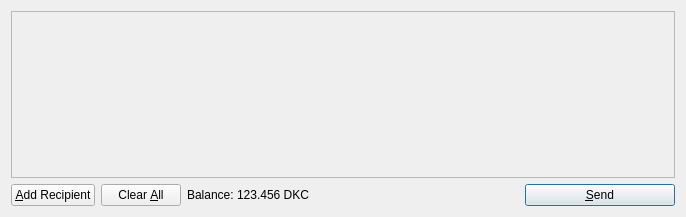
<?xml version="1.0" encoding="UTF-8"?>
<ui version="4.0">
 <class>SendCoinsDialog</class>
 <widget class="QDialog" name="SendCoinsDialog">
  <property name="geometry">
   <rect>
    <x>0</x>
    <y>0</y>
    <width>686</width>
    <height>217</height>
   </rect>
  </property>
  <property name="windowTitle">
   <string>Send Coins</string>
  </property>
  <layout class="QVBoxLayout" name="verticalLayout">
   <item>
    <widget class="QScrollArea" name="scrollArea">
     <property name="widgetResizable">
      <bool>true</bool>
     </property>
     <widget class="QWidget" name="scrollAreaWidgetContents">
      <property name="geometry">
       <rect>
        <x>0</x>
        <y>0</y>
        <width>666</width>
        <height>165</height>
       </rect>
      </property>
      <layout class="QVBoxLayout" name="verticalLayout_2">
       <property name="margin">
        <number>0</number>
       </property>
       <item>
        <layout class="QVBoxLayout" name="entries">
         <property name="spacing">
          <number>6</number>
         </property>
        </layout>
       </item>
       <item>
        <spacer name="verticalSpacer">
         <property name="orientation">
          <enum>Qt::Vertical</enum>
         </property>
         <property name="sizeHint" stdset="0">
          <size>
           <width>20</width>
           <height>40</height>
          </size>
         </property>
        </spacer>
       </item>
      </layout>
     </widget>
    </widget>
   </item>
   <item>
    <layout class="QHBoxLayout" name="horizontalLayout">
     <item>
      <widget class="QPushButton" name="addButton">
       <property name="toolTip">
        <string>Send to multiple recipients at once</string>
       </property>
       <property name="text">
        <string>&amp;Add Recipient</string>
       </property>
       <property name="icon">
        <iconset resource="../bitcoin.qrc">
         <normaloff>:/icons/add</normaloff>:/icons/add</iconset>
       </property>
       <property name="autoDefault">
        <bool>false</bool>
       </property>
      </widget>
     </item>
     <item>
      <widget class="QPushButton" name="clearButton">
       <property name="sizePolicy">
        <sizepolicy hsizetype="Minimum" vsizetype="Fixed">
         <horstretch>0</horstretch>
         <verstretch>0</verstretch>
        </sizepolicy>
       </property>
       <property name="toolTip">
        <string>Remove all transaction fields</string>
       </property>
       <property name="text">
        <string>Clear &amp;All</string>
       </property>
       <property name="icon">
        <iconset resource="../bitcoin.qrc">
         <normaloff>:/icons/remove</normaloff>:/icons/remove</iconset>
       </property>
       <property name="autoRepeatDelay">
        <number>300</number>
       </property>
       <property name="autoDefault">
        <bool>false</bool>
       </property>
      </widget>
     </item>
     <item>
      <layout class="QHBoxLayout" name="horizontalLayout_2">
       <property name="spacing">
        <number>3</number>
       </property>
       <item>
        <widget class="QLabel" name="label">
         <property name="text">
          <string>Balance:</string>
         </property>
        </widget>
       </item>
       <item>
        <widget class="QLabel" name="labelBalance">
         <property name="cursor">
          <cursorShape>IBeamCursor</cursorShape>
         </property>
         <property name="text">
          <string>123.456 DKC</string>
         </property>
         <property name="textInteractionFlags">
          <set>Qt::LinksAccessibleByMouse|Qt::TextSelectableByKeyboard|Qt::TextSelectableByMouse</set>
         </property>
        </widget>
       </item>
      </layout>
     </item>
     <item>
      <spacer name="horizontalSpacer">
       <property name="orientation">
        <enum>Qt::Horizontal</enum>
       </property>
       <property name="sizeHint" stdset="0">
        <size>
         <width>40</width>
         <height>20</height>
        </size>
       </property>
      </spacer>
     </item>
     <item>
      <widget class="QPushButton" name="sendButton">
       <property name="minimumSize">
        <size>
         <width>150</width>
         <height>0</height>
        </size>
       </property>
       <property name="toolTip">
        <string>Confirm the send action</string>
       </property>
       <property name="text">
        <string>&amp;Send</string>
       </property>
       <property name="icon">
        <iconset resource="../bitcoin.qrc">
         <normaloff>:/icons/send</normaloff>:/icons/send</iconset>
       </property>
       <property name="default">
        <bool>true</bool>
       </property>
      </widget>
     </item>
    </layout>
   </item>
  </layout>
 </widget>
 <resources>
  <include location="../bitcoin.qrc"/>
 </resources>
 <connections/>
</ui>
